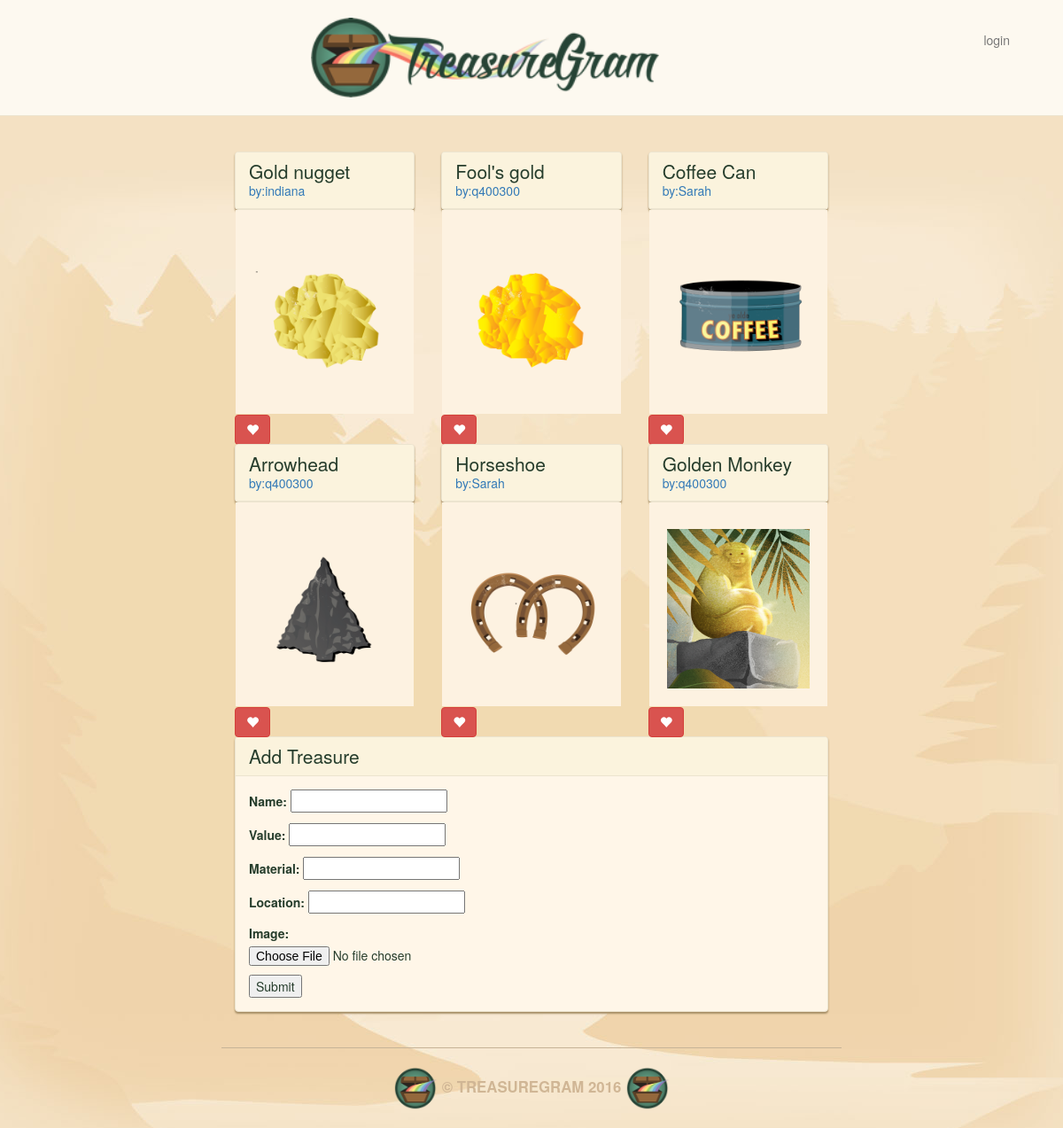
/, run on an earlier commit of the app's database.
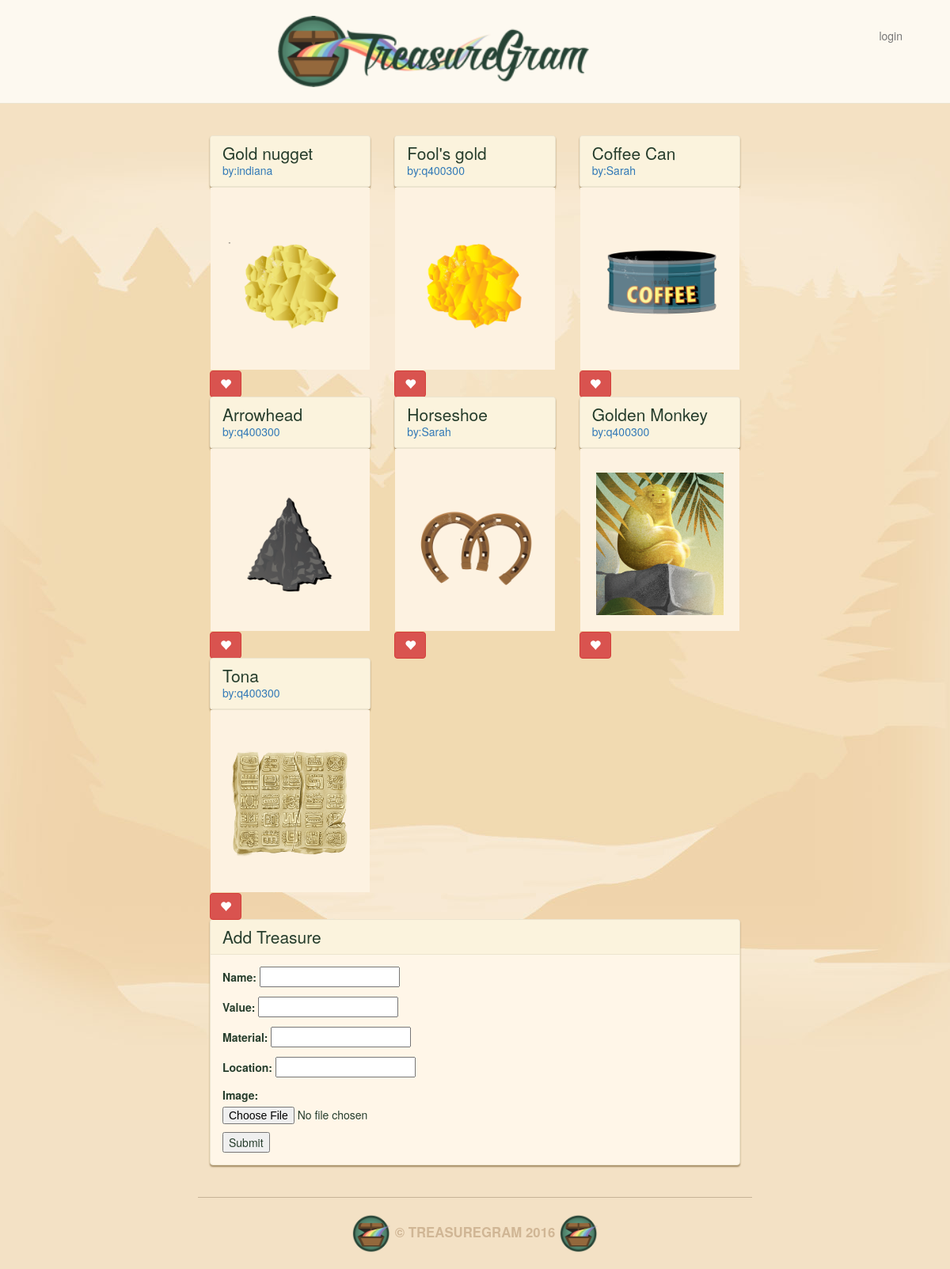
And on a later commit of the database.
### main_app/models.py (models this page shows, shortened)
class Treasure(models.Model):
    user = models.ForeignKey(User)
    name = models.CharField(max_length=100)
    value = models.DecimalField(max_digits=10, decimal_places=2)
    material = models.CharField(max_length=100)
    location = models.CharField(max_length=100)
    image = models.ImageField(upload_to='treasure_images', default='media/default.png')
    likes = models.IntegerField(default=0)

### main_app/views.py (the view)
# urls.py: url(r'^$', views.index, name='index'),
def index(request):
    treasures = Treasure.objects.all()
    form = TreasureForm()
    return render(request, 'index.html', {'treasures': treasures, 'form': form})

### main_app/forms.py
class TreasureForm(forms.ModelForm):
    class Meta:
        model=Treasure
        exclude=[]
        fields=['name','value','material','location','image'] # 'img_url'

### main_app/templates/index.html (shortened to what this page needs)
{% extends 'base.html' %}
{% load staticfiles %}
{% block content %}
                <div class="row">
                    {% for treasure in treasures %}
                        <div class="col-md-4">
                            <a href="/{{ treasure.id }}/">
                                <div class="treasure panel panel-default">
                                    <div class="panel-heading">
                                        <h2 class="panel-title">{{ treasure.name }}</h2>
                                        <a class="panel-username" href="/user/{{ treasure.user.username }}">
                                            by:{{ treasure.user.username }}
                                        </a>
                                    </div>
                                        <div class="treasure-photo">
                                                <img src="{{ treasure.image }}" height="100">
                                        </div>
                                </div>
                                <button id="likes" data-id="{{ treasure.id }}" class="btn btn-mimi btn-danger glyphicon glyphicon-heart" type="button">
                                </button>
                            </a>
                        </div>
                        {% if forloop.counter|divisibleby:"3" %}
                            </div><div class="row">
                        {% endif %}
                    {% endfor %}
                </div>
                <div class="treasure panel panel-default">
                    <div class="panel-heading">
                        <h3 class="panel-title"> Add Treasure </h3>
                    </div>
                    <div class="panel-body">
                        <form enctype="multipart/form-data" action="post_url/" method="post" class="submit-row">
                            {{ form.as_p }}
                            <input type="submit" value="Submit" class="submit-row">
                        </form>
                    </div>
                </div>
            {% endblock %}

What changed in the data, as far as the page shows it:
added Treasure: name "Tona", user.username "q400300", image (picture)
